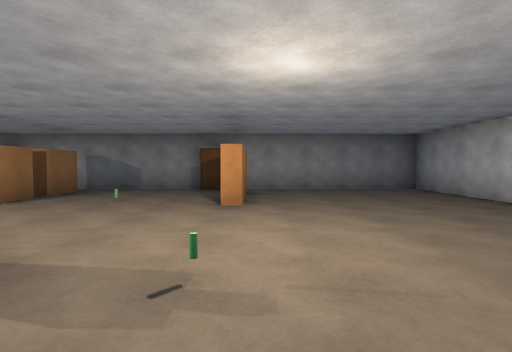
View 1 (above)

14 first-person views from a walk through a scene from a Unity 3-D project. The camera is 1.3 m above the floor, tilts 2° down and sees 80° across. The floor is counted in squares, 2 m on a side. Each view is taken from the middle of a square. On the plan, view 1 faces up. The plan holds only what a view shows up to about 10 squares ahead; the rest is blank. The player is left out. Door leaves are left out, so doorways stand open.

View 2
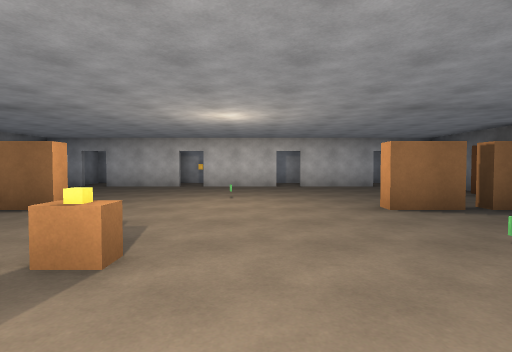

View 3
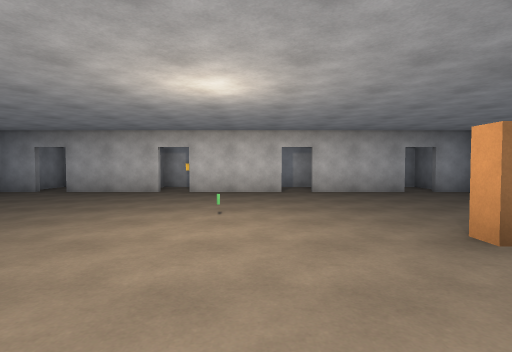

View 4
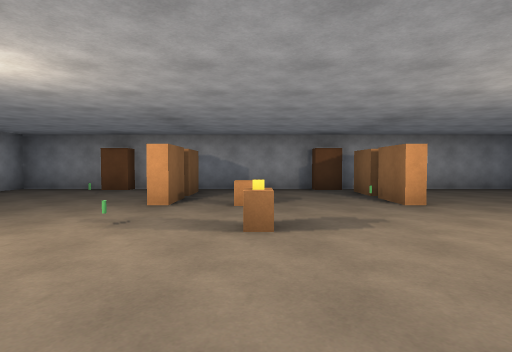

View 5
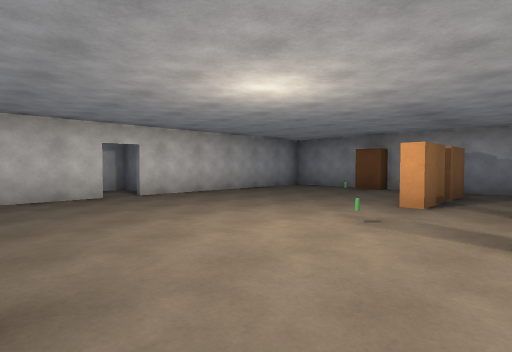

View 6
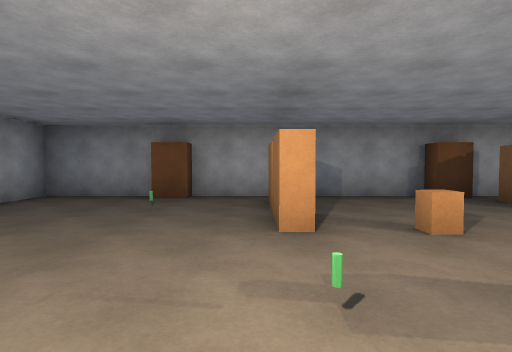

View 7
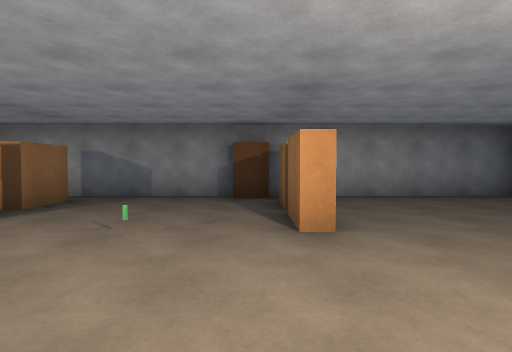

View 8
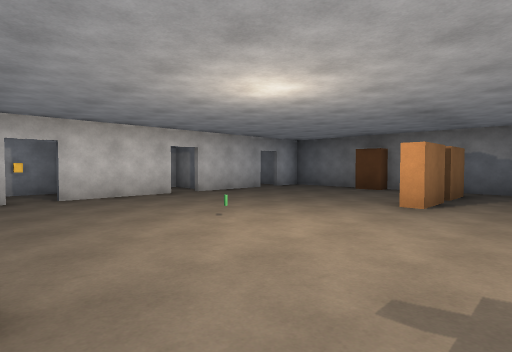

View 9
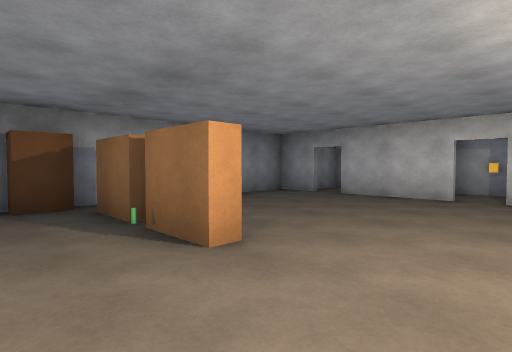

View 10
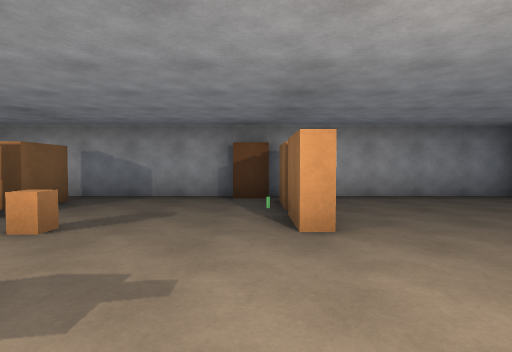

View 11
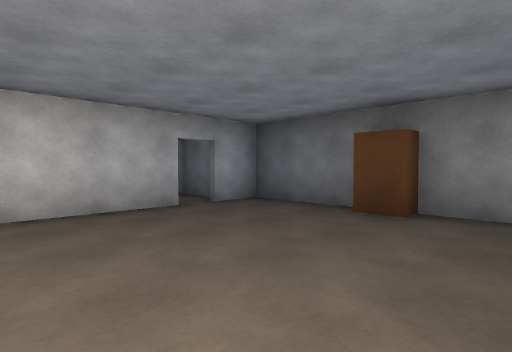

View 12
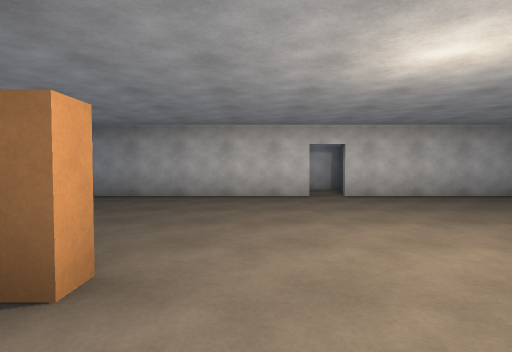

View 13
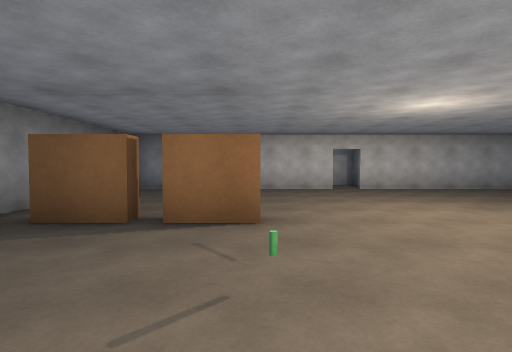

View 14
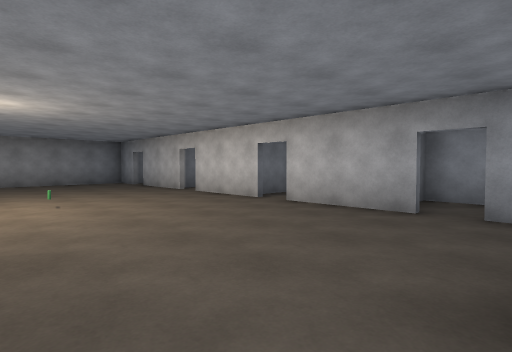

### Floor plan
Points are (right, up) in squares from view 1. A wall is a line through its corners. A room is listed if a view was taken in it or the views show most of it. See-through windows are left out.
Room 1 (views 1, 2, 3, 4, 5, 6, 7, 8, 9, 10, 11, 12, 13, 14)
walls: (4.4, 2.8) (4.4, 8.4) (-9.4, 8.4) (-9.4, 7.4); (-9.4, 3.8) (-9.4, 1.4); (-9.4, 0.8) (-9.4, -1.6); (-9.4, 6.8) (-9.4, 4.4); (-9.4, -2.2) (-9.4, -3.4) (4.4, -3.4) (4.4, 2.1)
ways out: open door at (-9.5, -2); open door at (-9.5, 1); open door at (-9.5, 4); open door at (-9.5, 7); open door at (4, 2.5)
objects: other object (-7, 8); other object (-5, -2); other object (-5, -1) to (-5, 0); other object (-5, 5) to (-5, 6); other object (-5, 7); other object (-4, -3); other object (-2, 0); other object (-2, 1); other object (-2, 2); other object (-1, -2); other object (-1, -1) to (-1, 0); other object (-1, 5) to (-1, 6); other object (-1, 7); other object (-1, 8); other object (2, -3)

Positions as (right, up) in squares from view 1, and headings:
1: (0, 0), facing up
2: (0, 3), facing left
3: (-2, 3), facing left
4: (-2, 5), facing down
5: (-2, 5), facing down-right
6: (0, 3), facing down
7: (-1, 2), facing up
8: (-3, 0), facing up-left
9: (-3, 2), facing down-left
10: (-4, 3), facing down
11: (-5, 4), facing up-left
12: (-2, 4), facing right
13: (-4, 5), facing right
14: (-5, 8), facing down-left
